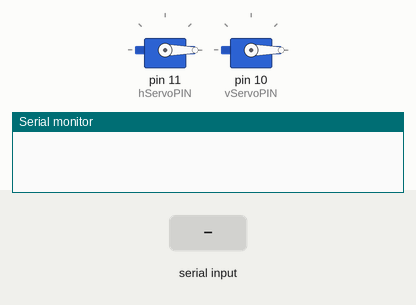
Bench run of a sketch on a simulated Arduino Uno, built with avr-gcc and run on an emulated ATmega328P. Parts: 2 × servo, the last lines printed to the serial monitor. The test bench sets the inputs (shaded band).

Above: at 1.2 s.
1.3 s: "h90\n" received over Serial
At 1.7 s:
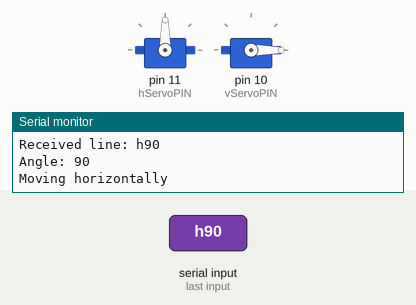
2.9 s: "v90\n" received over Serial
At 4.1 s:
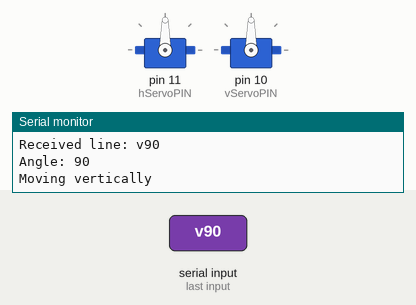
4.5 s: "h,45\n" received over Serial
At 5.3 s:
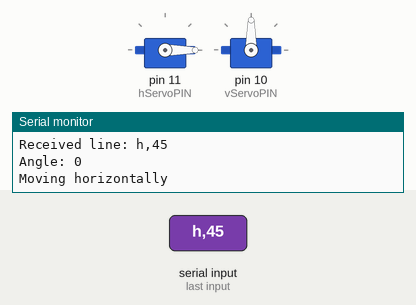
6.1 s: "v" received over Serial
At 6.5 s:
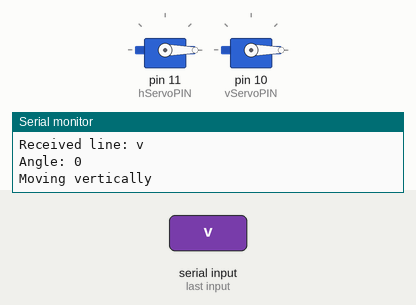
Timing chart, 0 to 8.7 s (numbered marks = the images above; inputs shaded):
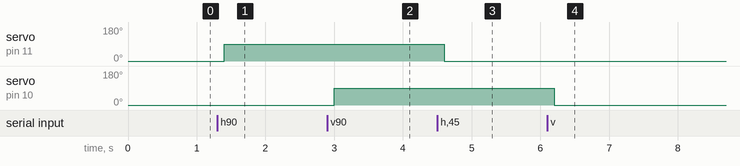

Measured:
- after the input at 1.3 s, servo on pin 11 (hServoPIN): 0° → 90° after 0.10 s
- after the input at 2.9 s, servo on pin 10 (vServoPIN): 0° → 90° after 0.10 s
- after the input at 4.5 s, servo on pin 11 (hServoPIN): 90° → 0° after 0.10 s
- after the input at 6.1 s, servo on pin 10 (vServoPIN): 90° → 0° after 0.10 s

The sketch:

ServoTest.ino
```cpp
#include <Servo.h>

Servo hservo;
int hServoPIN = 11;
int vServoPIN = 10;
Servo vservo;

volatile boolean state = false;

void setup()
{
  Serial.begin(9600);
  hservo.attach(hServoPIN);
  vservo.attach(vServoPIN);

  hservo.write(0);
  vservo.write(0);
}

void loop()
{
  int i=0;
  char commandbuffer[100];

  if(Serial.available()){
    delay(100);
    while( Serial.available() && i< 99) {
      commandbuffer[i++] = Serial.read();
    }
    commandbuffer[i++]='\0';
  }

  if(i>0) {
    Serial.print("Received line: ");
    Serial.println((char*)commandbuffer);
    char servo = commandbuffer[0];
    char angleBuffer[i-1];
    for(int j = 1; j< i; j++){
      angleBuffer[j-1] = commandbuffer[j];
    }

    int angle = atoi(angleBuffer);
    Serial.print("Angle: ");
    Serial.println(angle);

    if(servo == 'h'){
      Serial.println("Moving horizontally");
      hservo.write(angle);
    }

    if(servo == 'v'){
      Serial.println("Moving vertically");
      vservo.write(angle);
    }
  }
  memset(commandbuffer, 0, (sizeof(commandbuffer)/sizeof(commandbuffer[0])));
}
```
